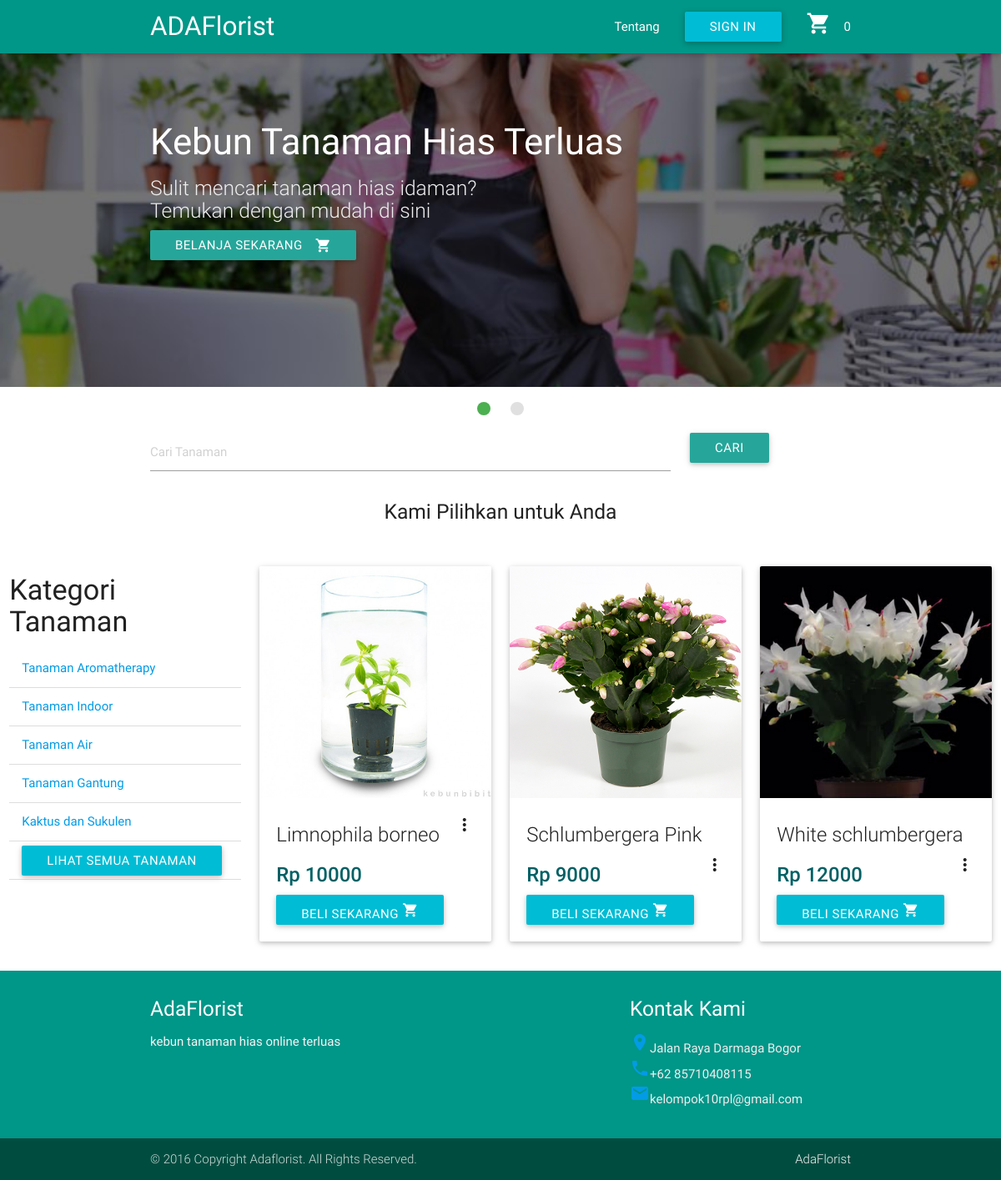
The page / on the database its author committed.
### tables this page shows
CREATE TABLE `tanaman` (
  `ID_Tanaman` int(11) NOT NULL,
  `Nama_Tanaman` varchar(25) NOT NULL,
  `Harga_Tanaman` bigint(20) NOT NULL,
  `Deskripsi_Tanaman` varchar(500) NOT NULL,
  `Jumlah_Stok` int(11) NOT NULL,
  `Jenis_Tanaman` varchar(50) NOT NULL,
  `Gambar` varchar(100) NOT NULL,
  `Berat` float DEFAULT NULL,
  `Iklim` varchar(50) DEFAULT NULL,
  `Ukuran_Tanaman` varchar(50) DEFAULT NULL,
  `Media_Tanam` varchar(50) DEFAULT NULL,
  `Ukuranpot` varchar(50) DEFAULT NULL,
  `Penyiraman` varchar(50) DEFAULT NULL,
  `Kebutuhan_Sinar` varchar(50) DEFAULT NULL,
  `Pemupukan` varchar(100) DEFAULT NULL,
  `Asal_Bibit` varchar(100) DEFAULT NULL,
  `Kondisi_Tanaman` varchar(60) DEFAULT NULL,
  `jumlah_beli` int(20) NOT NULL DEFAULT '0',
  `jumlah_lihat` int(20) NOT NULL DEFAULT '0'
);

### index.php (the view, shortened to what this page needs)
<!DOCTYPE html>
<html>
<head>
    <link type="text/css" rel="stylesheet" href="css/materialize.min.css" media="screen,projection" />
</head>
<body>
    <?php
    include 'header.php';
    include 'slider.php';
    ?>
        <div id="toko" class="row section scrollspy container">
            <div class="row">
                <form method="get" action="semua.php">
                <div class="col s9">
                    <input type="search" name="cari" placeholder="Cari Tanaman">
                </div>
                <div class="col s3">
                    <button class="waves-effect waves-light btn" type="submit" name="caris" value="1">Cari</button>
                </div>
            </form>
            </div>
            <center>
                <h5 align=center>Kami Pilihkan untuk Anda</h5></center>
        </div>
        <div class="row">
            <div class="col s3">
                <?php
        include 'kategori.php'
        ?>
            </div>
            <?php
            include 'connect.php';
            $tanamans = mysqli_query($connect, "SELECT * FROM tanaman order by rand() LIMIT 3");
            while ($tanaman = mysqli_fetch_array($tanamans)){
        ?>
                <div class="col s3">
                    <div class="card">
                        <div class="card-image waves-effect waves-block waves-light">
                            <img class="activator" src="image/<?= $tanaman['Gambar']?>">
                        </div>
                        <div class="card-content">
                            <p class="card-title activator grey-text text-darken-4">
                                <?php echo $tanaman['Nama_Tanaman']?><i class="material-icons right">more_vert</i></p>
                            <span class="card-title activator cyan-text text-darken-4"><strong>Rp <?php echo $tanaman['Harga_Tanaman'] ?></strong>
                    </span>
                            <p> <a class="waves effect waves-light btn cyan" href="tanaman.php?idtanaman=<?php echo $tanaman['ID_Tanaman']?>">Beli Sekarang  <i class="material-icons">shopping_cart</i></a></p>
                        </div>
                    </div>
                </div>
                <?php } ?>
        </div>
</body>
<?php
require 'footer.php'
?>
</html>

### rows shown on the page
tanaman: Gambar (picture), Nama_Tanaman "Limnophila borneo", Harga_Tanaman "10000"
tanaman: Gambar (picture), Nama_Tanaman "Schlumbergera Pink", Harga_Tanaman "9000"
tanaman: Gambar (picture), Nama_Tanaman "White schlumbergera", Harga_Tanaman "12000"
